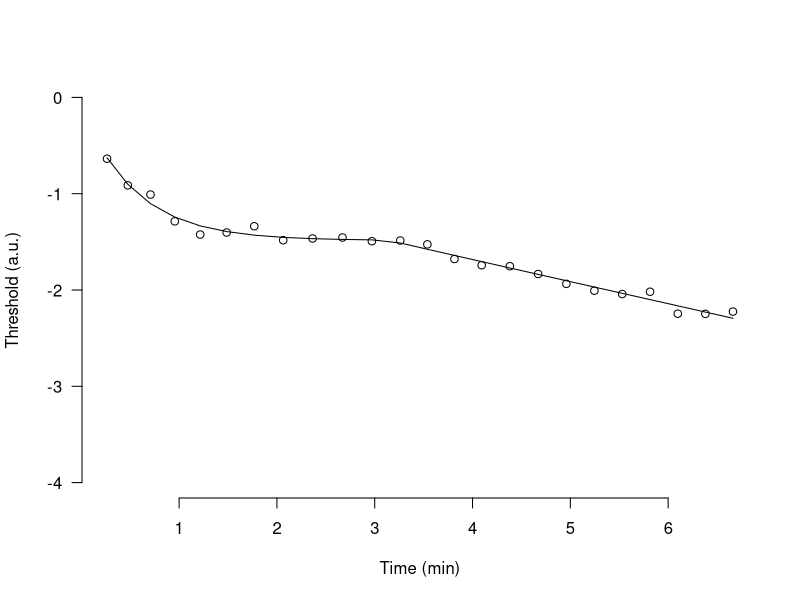

This chart was generated by the following R code:
## ---- chunk 1
knitr::opts_chunk$set(echo = TRUE)
## ---- chunk 2
library(formatR)
M <- expression((
  ct + cc * exp(-x/tau) + 
    S2 * (x - alpha)/(1 + exp(-40 * (x - alpha)))+ 
    S3 * (x - beta)/(1 + exp(-40 * (x - beta)))
                 ))
Params <- c("ct", "cc", "tau", "S2", "alpha", "S3", "beta")

## ---- chunk 3
# crosscheck SE for pk = 241
theta = c(-1.4854467,  1.3885495,  0.5477909, -0.2287327,  3.1289670 )
time <- x <- c(0.26296667, 0.4753    , 0.70723333, 0.9555    , 1.21553333,
       1.48633333, 1.7684    , 2.06418333, 2.36468333, 2.67003333,
       2.97075   , 3.26135   , 3.5383    , 3.81528333, 4.0935    ,
       4.38153333, 4.67076667, 4.95933333, 5.24596667, 5.53056667,
       5.81501667, 6.09876667, 6.38078333, 6.66281667)

thrs <- y <- c(-0.637, -0.913, -1.009, -1.287, -1.424, -1.403, -1.338, -1.483,
       -1.465, -1.455, -1.493, -1.486, -1.526, -1.678, -1.743, -1.753,
       -1.834, -1.936, -2.007, -2.042, -2.018, -2.246, -2.248, -2.224)
        P5c <- function(P,x){
          P[1] + P[2] * exp(-x/P[3]) + P[4] * (x - P[5])/(1 + exp(-2 * 
+     20 * (x - P[5])))
        }
      par(las = 1, bty ='n')
       plot(time, thrs, ylim =c(-4,0), xlab ="Time (min)", ylab ="Threshold (a.u.)")
       lines(time,P5c(theta,x) )

## ---- chunk 4
Gfn <- deriv(y~(ct + cc * exp(-x/tau) + S2 * (x - alpha)/(1 + exp(-2 * 
+     20 * (x - alpha))) ), c("ct", "cc", "tau", "S2", "alpha"), function(ct,cc,tau,S2,alpha, x){}) 

G <- attr(Gfn(theta[1],theta[2],theta[3],theta[4],theta[5], x),"gradient")

sigma2 = (sum((y - P5c(theta,x))**2)/(length(time)-5))
SEs <- sqrt(sigma2 * diag(solve(t(G)%*%G)))
round(SEs,4)
## ---- chunk 5

nlm1 <- nls(y~(ct + cc * exp(-x/tau) + S2 * (x - alpha)/(1 + exp(-2 * 
+     20 * (x - alpha)))), start=c(ct = -1.5, cc = 1.3, tau = 0.6, S2 = -0.1, alpha = 3))
summary(nlm1)
